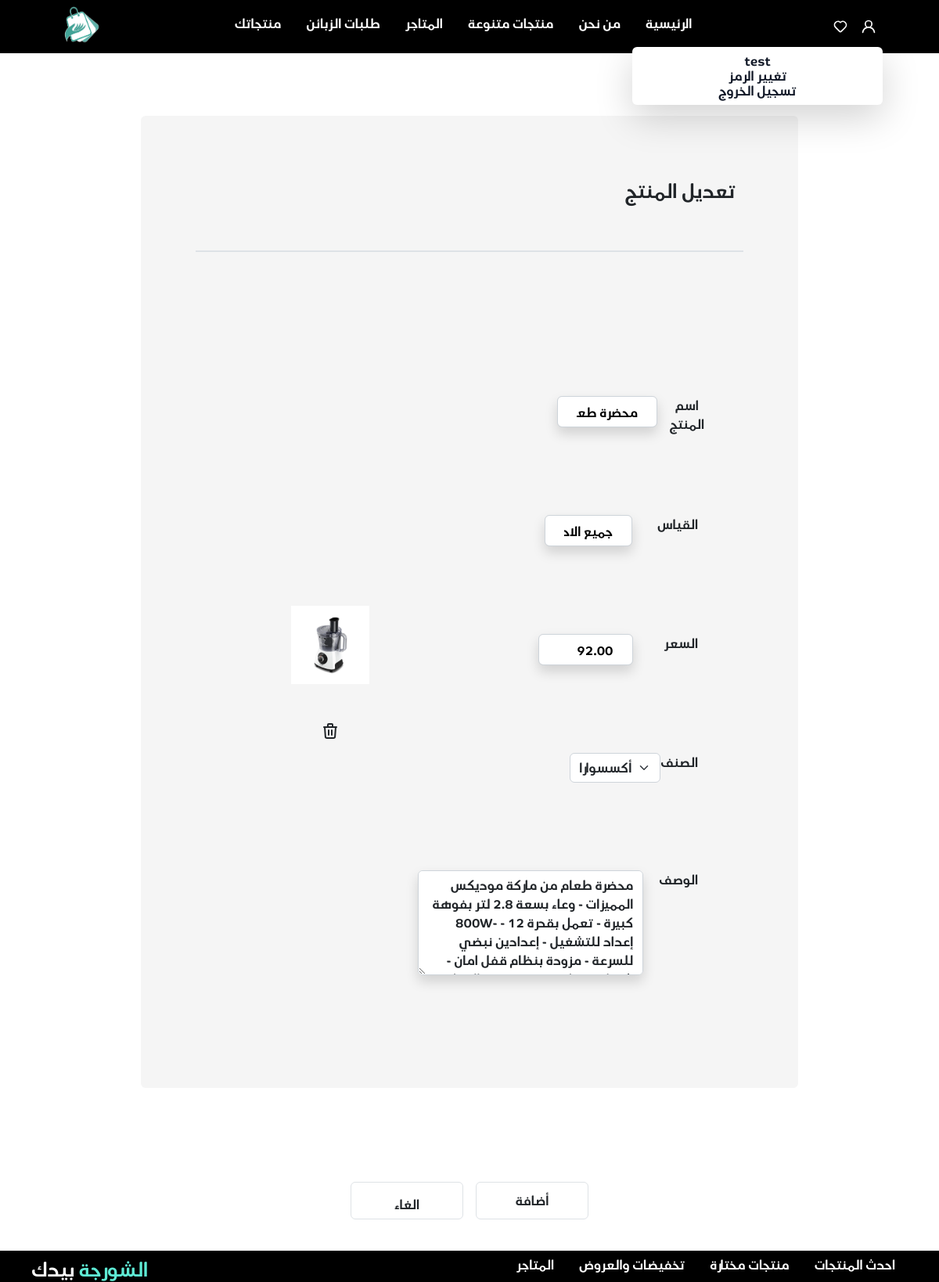
/vendor/update_product/22/ (signed in), run on an earlier commit of the app's database.
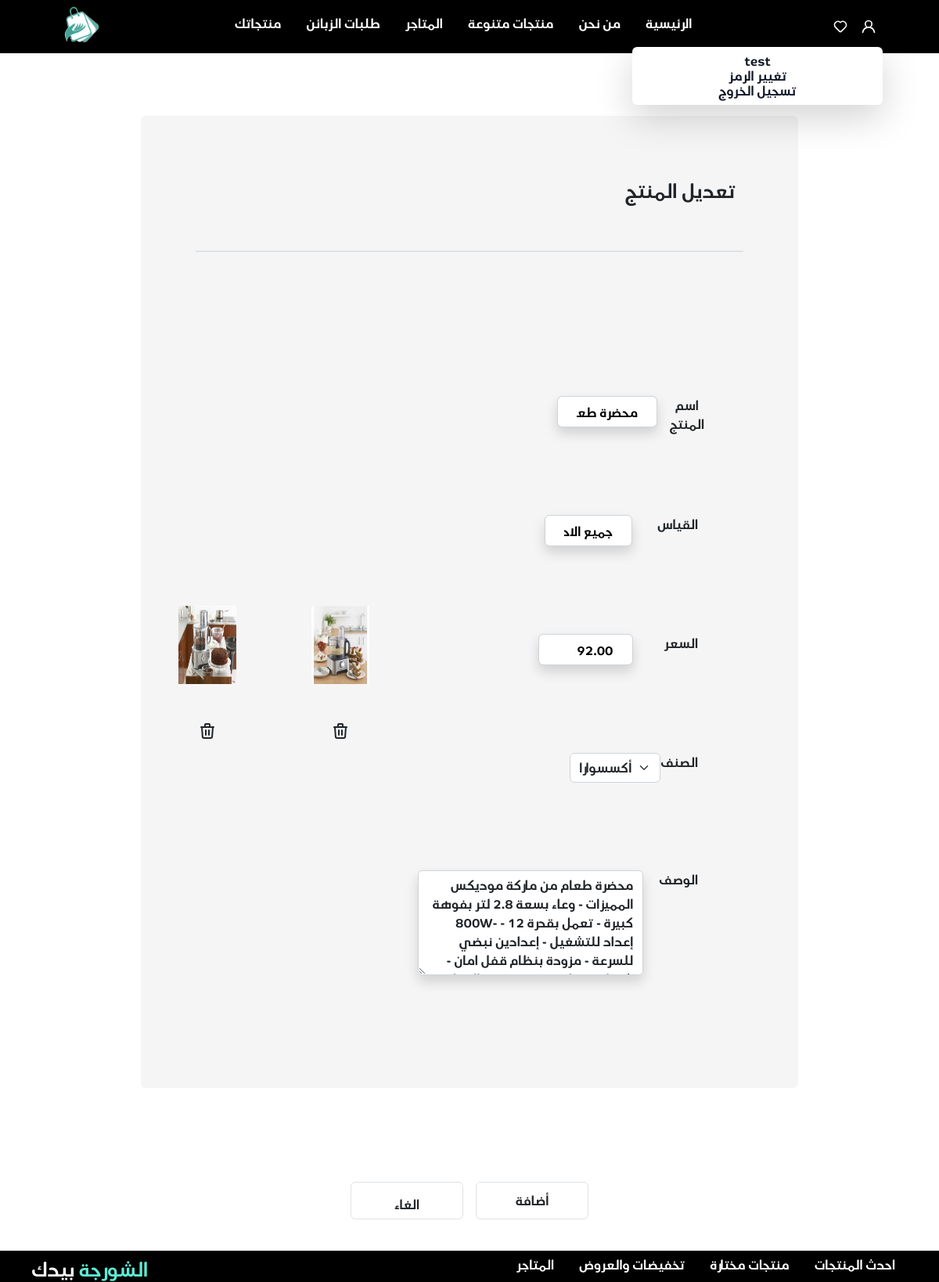
And on a later commit of the database.
### jumla/models.py (models this page shows, shortened)
class product_Images(models.Model):
    image = models.ImageField(upload_to="images/", null=True)
    product = models.ForeignKey(Product, on_delete=models.CASCADE, related_name="Image_Product")
    class Meta:
        verbose_name = "product_Image"
        verbose_name_plural = "product_Images"

### jumla/decorators.py (the view)
        def wrapper_func(request, *args, **kwargs):
            group = None
            if request.user.groups.exists():
                group = request.user.groups.all()[0].name
            if group in allowed_roles:
                return view_func(request, *args, **kwargs)
            else:
                return HttpResponse('not in group')

### jumla/models.py (called while the page is built)
    def __str__(self):
        if self.parent:
            return f'{self.parent.name} - {self.name} '
        else:
            return f'{self.name}'

### jumla/views/vender.py (called while the page is built, shortened)
@login_required(login_url='login')
@allowed_users(allowed_roles=['vendor'])
def update_product(request, product_id):
    product = get_object_or_404(Product, id=product_id)
    img = product_Images.objects.all()
    categories = Category.objects.all()
    form = vendor_forms.Create_product(instance=product)
    if request.method == "PUT":
        return HttpResponse('Put')
    context = {'product': product,
               "images": img,
               'form': form,
               }
    return render(request, "jumla/vender/editing_product.html", context)

### jumla/templates/jumla/vender/editing_product.html (shortened to what this page needs)
   {% extends 'jumla/base/base.html' %}
   {% load crispy_forms_filters %}
   {% load static %}
   {% load crispy_forms_tags %}
{% block content %}
<div class="bg-neutral-100 rounded   m-20">
    <h1 class="text-2xl p-20 "> تعديل المنتج </h1>
    <div class="flex justify-center -mt-5">
        <div class="border border-black/5 w-10/12 "></div>
    </div>
<div class="grid grid-cols-2 mt-2">
    <form  action="" method="POST" enctype="multipart/form-data">
        <div class="flex flex-col text-right  p-20">
            <div class="mt-5 p-5 flex" >
               <span class="text-center -mr-2 "> اسم المنتج </span>
                {{ form.ProductName|as_crispy_field }}
            </div>
            <div class="p-5  flex">
               <span  class="text-center " >القياس</span>
               {{ form.Size|as_crispy_field }}
           </div>
            <div class="p-5 flex">
               <span class="text-center ">السعر</span>
                {{ form.price|as_crispy_field }}
            </div>
            <div class="p-5 flex">
               <span class="text-center ">الصنف</span>
                {{ form.Category|as_crispy_field }}
            </div>
            <div class="flex p-5">
               <span class="text-center">الوصف</span>
               {{ form.description|as_crispy_field }}</div>
</div>
    </form>
    <div class="flex  pr-20  ">
              {% for image in images %}
                        {% if product.id == image.product_id %}
             <div class="flex flex-col justify-center">
                <div class="px-5">
                    <img src="{{ image.image.url }}" style="width: 100px; height: 100px" class="card-img-top" alt="...">
                </div>
                <div class="flex justify-center mt-5">
                    <button id="delete_image" data-product_id = {{ product.id }}
                    data-image_url={{ image.image.url }}
                    >
                        </button>
            </div>
             </div>
                        {% endif %}
         {% endfor %}
    </div>
</div>
</div>
<div class=" flex justify-center p-10">
    <button type="submit" class="  ml-4 h-12 w-36 rounded  hover:text-white border border-gray-800 hover:bg-black focus:ring-2 focus:outline-none focus:ring-gray-300 "> أضافة
    </button>
    <div class=" h-12 w-36 rounded  hover:text-white border text-center  border-gray-800 hover:bg-black focus:ring-2 focus:outline-none focus:ring-gray-300">
        <div class="mt-3">
            <a href="{% url 'vendor_home' %}"  >الغاء</a>
        </div>
    </div>
               </div>
 {% endblock content %}

What changed in the data, as far as the page shows it:
changed product_Images (number 1 of 2 on the later page): image: a different picture
added product_Images: image (picture)
